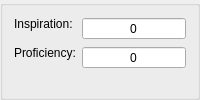
      <widget class="QGroupBox" name="smallStatsBox">
       <layout class="QFormLayout" name="smallStatsLayout">
        <item row="0" column="0">
         <widget class="QLabel" name="inspirationLabel">
          <property name="sizePolicy">
           <sizepolicy hsizetype="Maximum" vsizetype="Maximum">
            <horstretch>0</horstretch>
            <verstretch>0</verstretch>
           </sizepolicy>
          </property>
          <property name="text">
           <string>Inspiration:</string>
          </property>
         </widget>
        </item>
        <item row="0" column="1">
         <widget class="QSpinBox" name="Inspiration">
          <property name="alignment">
           <set>Qt::AlignCenter</set>
          </property>
          <property name="buttonSymbols">
           <enum>QAbstractSpinBox::NoButtons</enum>
          </property>
         </widget>
        </item>
        <item row="1" column="0">
         <widget class="QLabel" name="proficincyLabel">
          <property name="sizePolicy">
           <sizepolicy hsizetype="Maximum" vsizetype="Maximum">
            <horstretch>0</horstretch>
            <verstretch>0</verstretch>
           </sizepolicy>
          </property>
          <property name="text">
           <string>Proficiency:</string>
          </property>
         </widget>
        </item>
        <item row="1" column="1">
         <widget class="QSpinBox" name="proficiency">
          <property name="alignment">
           <set>Qt::AlignCenter</set>
          </property>
          <property name="buttonSymbols">
           <enum>QAbstractSpinBox::NoButtons</enum>
          </property>
         </widget>
        </item>
       </layout>
      </widget>
